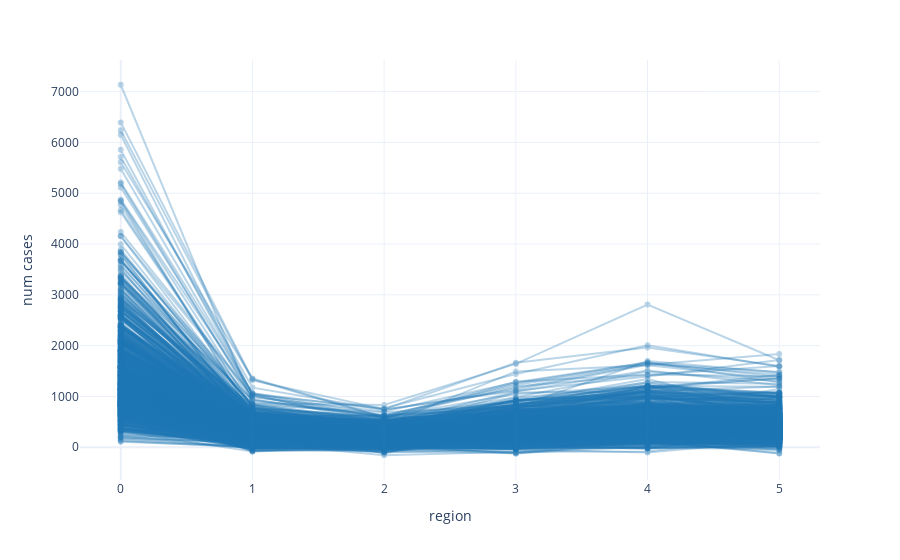

Notebook code cell kept with this figure:
### Code cell
# Plot the process
plot_process(prior_gp_count_arviz.prior.pred_cases.values)
